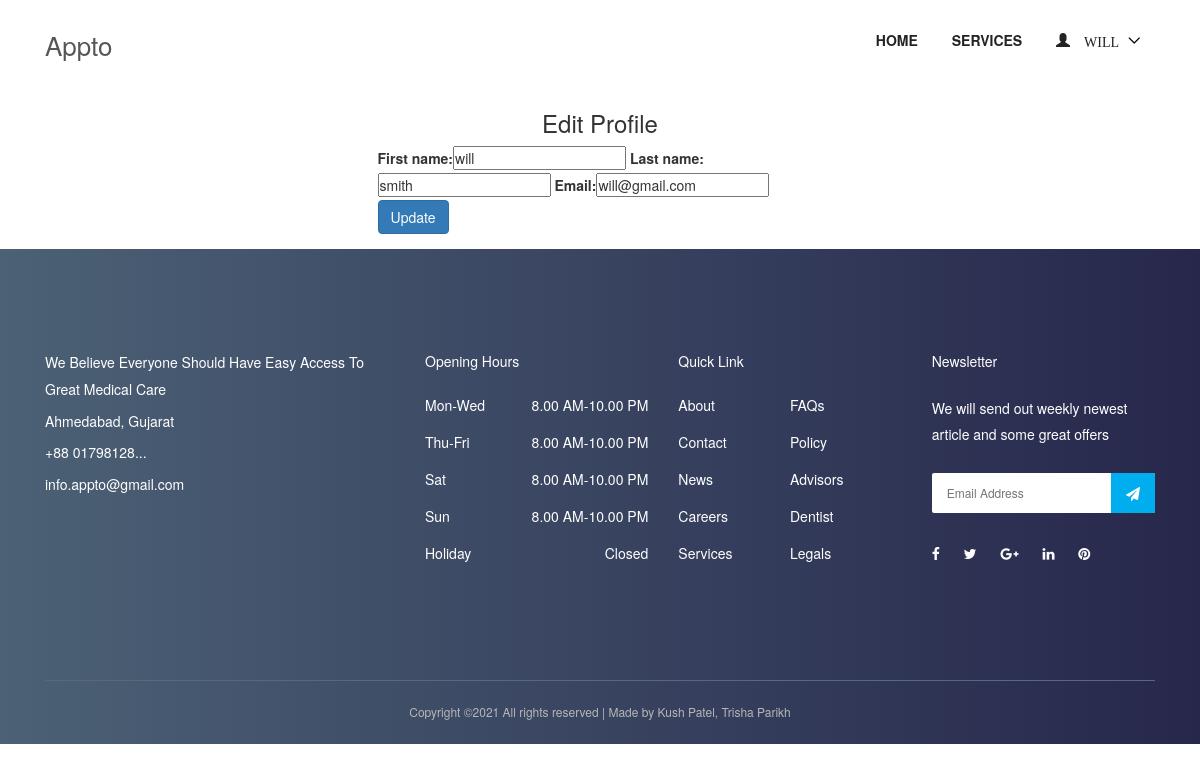
The app's page /doctor/editprofile (signed in) with its own data.
### accounts/models.py (models this page shows, shortened)
class User(AbstractUser):
    username = None
    role = models.CharField(max_length=12, error_messages={
        'required': "Role must be provided"
    })
    gender = models.CharField(max_length=10, blank=True, null=True, default="")
    email = models.EmailField(unique=True, blank=False,
                              error_messages={
                                  'unique': "A user with that email already exists.",
                              })
    phone_number = models.CharField(unique=True, blank=True, null=True, max_length=10,
                                    error_messages={
                                        'unique': "A user with that phone number already exists."
                                    })
    USERNAME_FIELD = "email"
    REQUIRED_FIELDS = []
    objects = UserManager()

### appointment/views.py (the view)
# urls.py: path('doctor/editprofile', EditDoctorProfileView.as_view(), name='edit-doctor'),
class EditDoctorProfileView(UpdateView):
    model = User
    form_class = DoctorProfileUpdateForm
    context_object_name = 'doctor'
    template_name = 'accounts/doctor/edit-profile.html'
    success_url = reverse_lazy('accounts:doctor-profile-update')
    @method_decorator(login_required(login_url=reverse_lazy('accounts:login')))
    @method_decorator(user_is_doctor)
    def dispatch(self, request, *args, **kwargs):
        return super().dispatch(self.request, *args, **kwargs)
    def get(self, request, *args, **kwargs):
        try:
            self.object = self.get_object()
        except Http404:
            raise Http404("User doesn't exists")
        return self.render_to_response(self.get_context_data())
    def get_object(self, queryset=None):
        obj = self.request.user
        print(obj)
        if obj is None:
            raise Http404("Patient doesn't exists")
        return obj

### accounts/forms.py
class DoctorProfileUpdateForm(forms.ModelForm):
    def __init__(self, *args, **kwargs):
        super(DoctorProfileUpdateForm, self).__init__(*args, **kwargs)
        self.fields['first_name'].widget.attrs.update(
            {
                'placeholder': 'Enter First Name',
            }
        )
        self.fields['last_name'].widget.attrs.update(
            {
                'placeholder': 'Enter Last Name',
            }
        )
        self.fields['email'].widget.attrs.update(
            {
                'placeholder': 'Email',
            }
        )
    class Meta:
        model = User
        fields = ["first_name", "last_name", "email"]

### templates/accounts/doctor/edit-profile.html (shortened to what this page needs)
{% extends 'base.html' %}
{% load bootstrap %}
{% block content %}
<div class="container">
<div class="row justify-content-center">
                <div class="col-lg-5 mb-5 mb-lg-0">
                    <center> <h3>Edit Profile </h3></center>
                    <form action="" method="POST">{% csrf_token %}
                           {{ form|bootstrap }}
                        <div class="row form-group">
                            <div class="col-md-12">
                                <input type="submit" value="Update" class="btn btn-primary btn-md text-white">
                            </div>
                        </div>
                    </form>
                </div>
            </div>
        </div>
{% endblock %}

### templates/nav.html (shortened to what this page needs)
{% load static %}
<header class="header-area">
    <div class="main-header-area">
        <div class="classy-nav-container breakpoint-off">
            <div class="container">
                <nav class="classy-navbar justify-content-between" id="dentoNav">
                    <a class="nav-brand" href="{% url 'appointment:home' %}">Appto
                    </a>
                    <div class="classy-menu">
                        <div class="classynav">
                            <ul id="nav">
                                <li><a href="{% url 'appointment:home' %}">Home</a></li>
                                <li><a href="{% url 'appointment:service' %}">Services</a></li>
                                {% if request.user.is_authenticated and request.user.role == 'doctor' %}
                                    <li>
                                        <a href="">
                                            <span class="glyphicon glyphicon-user">
                                                    {{ request.user.first_name }}
                                            </span>
                                        </a>
                                    </li>
                                {% endif %}
                            </ul>
                        </div>
                    </div>
                </nav>
            </div>
        </div>
    </div>
</header>

### static/style.css (style rules this page uses)
* { margin: 0; padding: 0; }
body { font-family: "Montserrat", sans-serif; font-weight: 400; font-size: 14px; }
h1, h2, h3, h4, h5, h6 { font-family: "Montserrat", sans-serif; color: #333333; line-height: 1.4; font-weight: 600; }
a, a:active, a:focus, a:hover { color: #333333; text-decoration: none; -webkit-transition-duration: 500ms; -o-transition-duration: 500ms; transition-duration: 500ms; outline: none; }
li { list-style: none; }
ul { margin: 0; padding: 0; }
ul li { margin: 0; padding: 0; }
.header-area { position: relative; z-index: 599; width: 100%; -webkit-transition-duration: 500ms; -o-transition-duration: 500ms; transition-duration: 500ms; }
.classy-nav-container { background-color: transparent; }
.classy-nav-container .classy-navbar { height: 90px; padding: 0; }
.classy-nav-container .classy-navbar .classynav ul li a { padding: 0 15px; font-weight: 600; font-size: 14px; text-transform: uppercase; }

### static/css/default-assets/classy-nav.css (style rules this page uses)
body { font-family: "Roboto", sans-serif; }
ul { margin: 0; }
ul li { list-style: none; }
.classy-nav-container { position: relative; z-index: 100; background-color: #ffffff; }
.classy-nav-container * { box-sizing: border-box; }
.classy-nav-container a { -webkit-transition-duration: 500ms; transition-duration: 500ms; text-decoration: none; outline: none; font-size: 14px; font-weight: 400; color: #232323; display: inline-block; }
.justify-content-between { -webkit-box-pack: justify; -ms-flex-pack: justify; justify-content: space-between; }
.justify-content-center { -webkit-box-pack: center; -ms-flex-pack: center; justify-content: center; }
.classy-navbar { width: 100%; height: 70px; padding: 0.5em 2em; display: -webkit-box; display: -ms-flexbox; display: flex; -webkit-box-align: center; -ms-flex-align: center; -ms-grid-row-align: center; align-items: center; }
.classy-navbar .nav-brand { font-size: 26px; font-weight: 500; color: #565656; display: inline-block; margin-right: 30px; }
.classynav ul li { display: inline-block; clear: both; position: inherit; z-index: 10; }
.classynav ul li.cn-dropdown-item { position: relative; z-index: 10; }
.classynav ul li a { padding: 0 12px; display: block; height: 35px; font-size: 14px; line-height: 34px; }
.classynav ul li.megamenu-item>a:after, .classynav ul li.has-down>a:after { font-family: 'classyfonts'; content: "\e900"; font-size: 12px; color: #000000; padding-left: 5px; -webkit-transition-duration: 500ms; transition-duration: 500ms; }
.breakpoint-off .classynav { display: -webkit-box; display: -ms-flexbox; display: flex; -webkit-box-align: center; -ms-flex-align: center; -ms-grid-row-align: center; align-items: center; }

### records on screen
User: user.first_name "WILL", first_name "will", last_name "smith", email "will@gmail.com"
